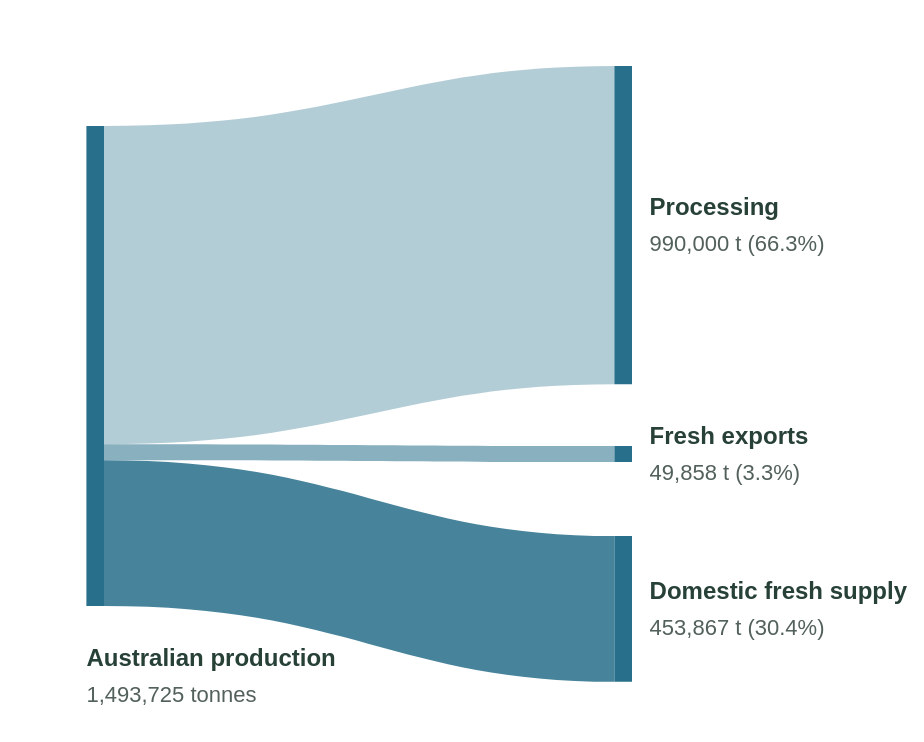

The specification (Vega-Lite) saved for this image:
### Vega specification from a JSON file in a GitHub repository (floating-point values rounded to 4 significant figures)
{"$schema": "https://vega.github.io/schema/vega/v5.json", "width": 440, "height": 355, "padding": 8, "autosize": "pad", "background": "transparent", "config": {"font": "Arial"}, "data": [{"name": "flows", "values": [{"name": "Processing", "tonnes": 990000, "share": 66.28, "sy": 55, "sy2": 214.1, "ty": 25, "ty2": 184.1, "opacity": 0.35}, {"name": "Fresh exports", "tonnes": 49858, "share": 3.338, "sy": 214.1, "sy2": 222.1, "ty": 215, "ty2": 223.0, "opacity": 0.55}, {"name": "Domestic fresh supply", "tonnes": 453867, "share": 30.38, "sy": 222.1, "sy2": 295.0, "ty": 260, "ty2": 332.9, "opacity": 0.85}]}], "marks": [{"type": "path", "from": {"data": "flows"}, "encode": {"enter": {"fill": {"value": "#276f8a"}, "fillOpacity": {"field": "opacity"}, "tooltip": {"signal": "{'Destination':datum.name,'Tonnes':format(datum.tonnes,',.0f'),'Share of production':format(datum.share,'.1f')+'%'}"}}, "update": {"path": {"signal": "'M'+width*.10+','+datum.sy+' C'+width*.38+','+datum.sy+' '+width*.43+','+datum.ty+' '+width*.68+','+datum.ty+' L'+width*.68+','+datum.ty2+' C'+width*.43+','+datum.ty2+' '+width*.38+','+datum.sy2+' '+width*.10+','+datum.sy2+' Z'"}}}}, {"type": "rect", "encode": {"update": {"x": {"signal": "width*.08"}, "x2": {"signal": "width*.10"}, "y": {"value": 55}, "y2": {"value": 295}, "fill": {"value": "#276f8a"}}}}, {"type": "text", "encode": {"update": {"x": {"signal": "width*.08"}, "y": {"value": 325}, "text": {"value": "Australian production"}, "fontSize": {"value": 12}, "fontWeight": {"value": "bold"}, "fill": {"value": "#274137"}}}}, {"type": "text", "encode": {"update": {"x": {"signal": "width*.08"}, "y": {"value": 343}, "text": {"value": "1,493,725 tonnes"}, "fontSize": {"value": 11}, "fill": {"value": "#53615c"}}}}, {"type": "rect", "from": {"data": "flows"}, "encode": {"update": {"x": {"signal": "width*.68"}, "x2": {"signal": "width*.70"}, "y": {"field": "ty"}, "y2": {"field": "ty2"}, "fill": {"value": "#276f8a"}}}}, {"type": "text", "from": {"data": "flows"}, "encode": {"update": {"x": {"signal": "width*.72"}, "y": {"signal": "(datum.ty+datum.ty2)/2-5"}, "text": {"field": "name"}, "fontSize": {"value": 12}, "fontWeight": {"value": "bold"}, "fill": {"value": "#274137"}}}}, {"type": "text", "from": {"data": "flows"}, "encode": {"update": {"x": {"signal": "width*.72"}, "y": {"signal": "(datum.ty+datum.ty2)/2+13"}, "text": {"signal": "format(datum.tonnes,',.0f')+' t ('+format(datum.share,'.1f')+'%)'"}, "fontSize": {"value": 11}, "fill": {"value": "#53615c"}}}}]}
